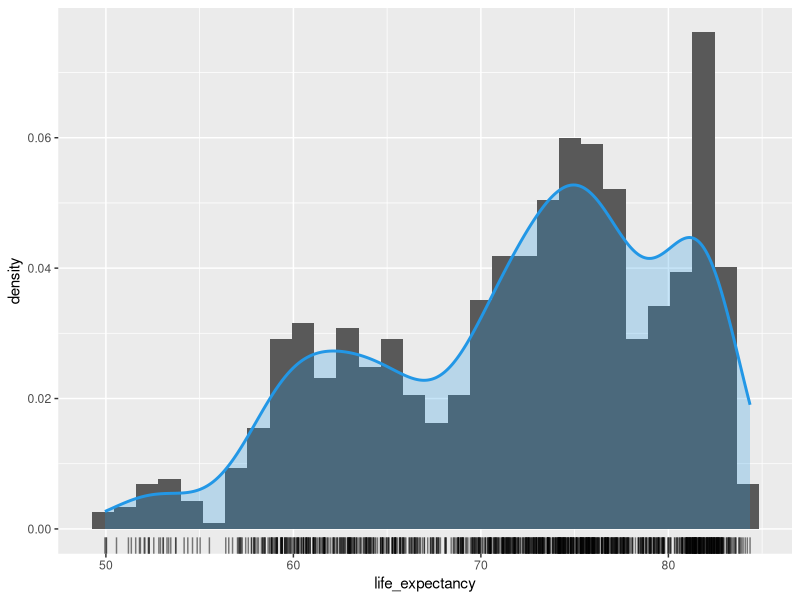
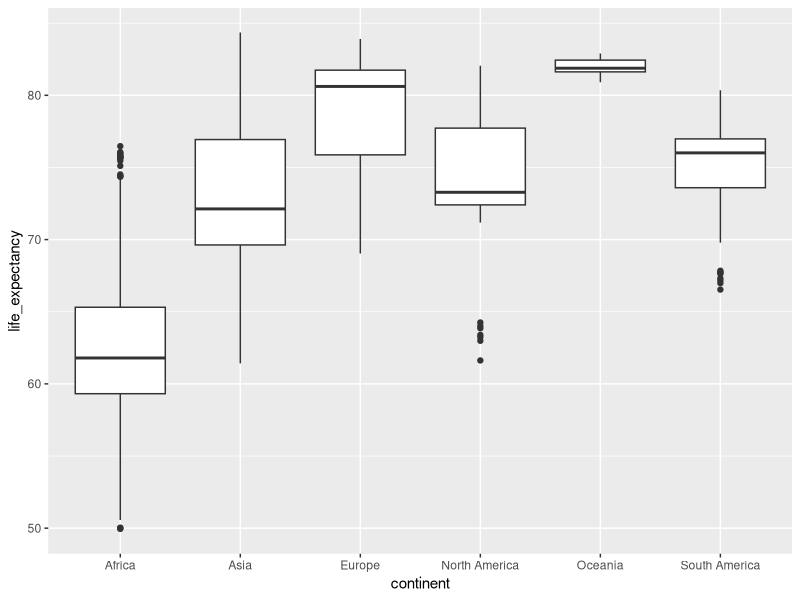
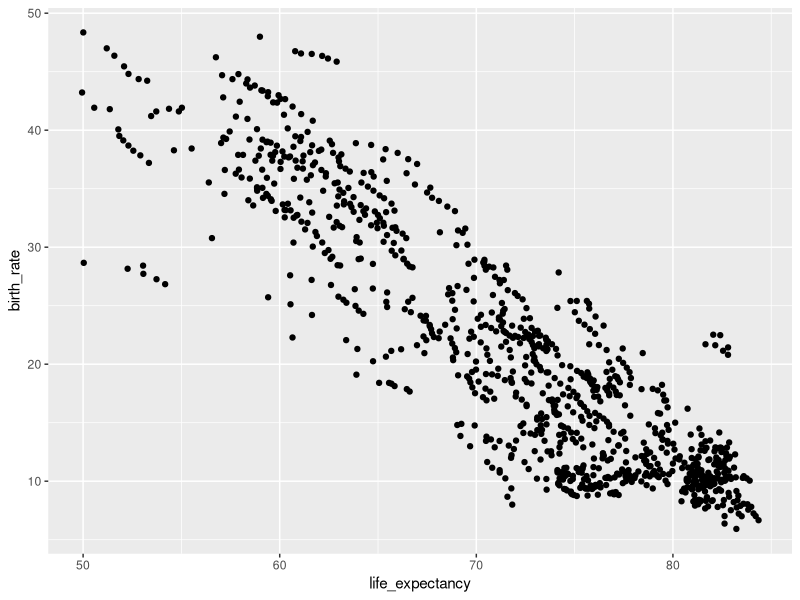
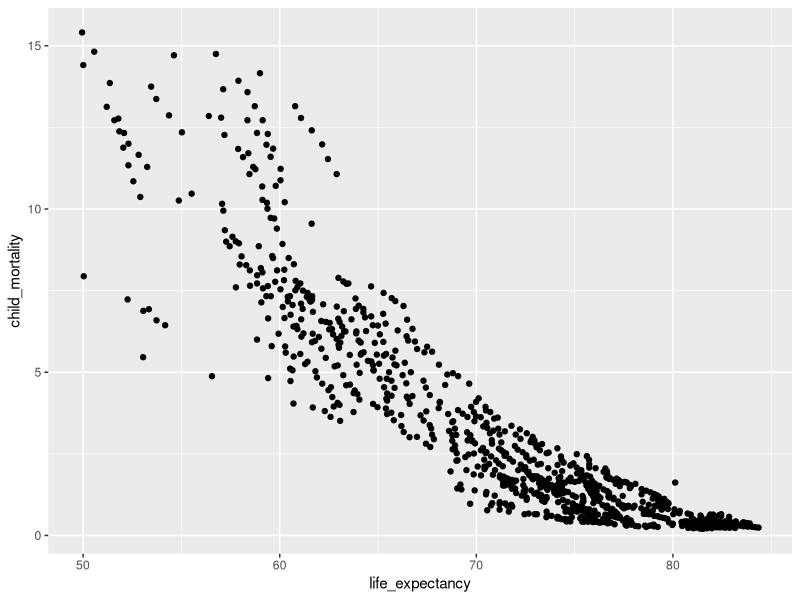
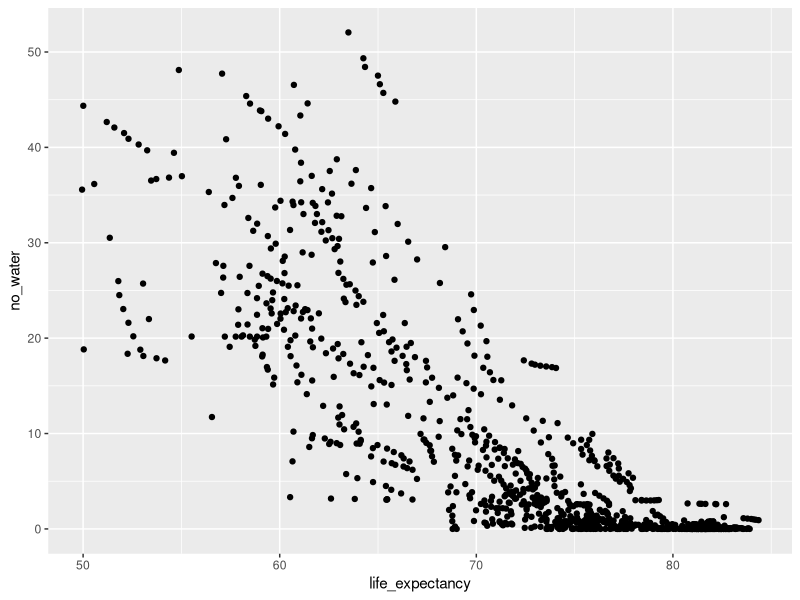
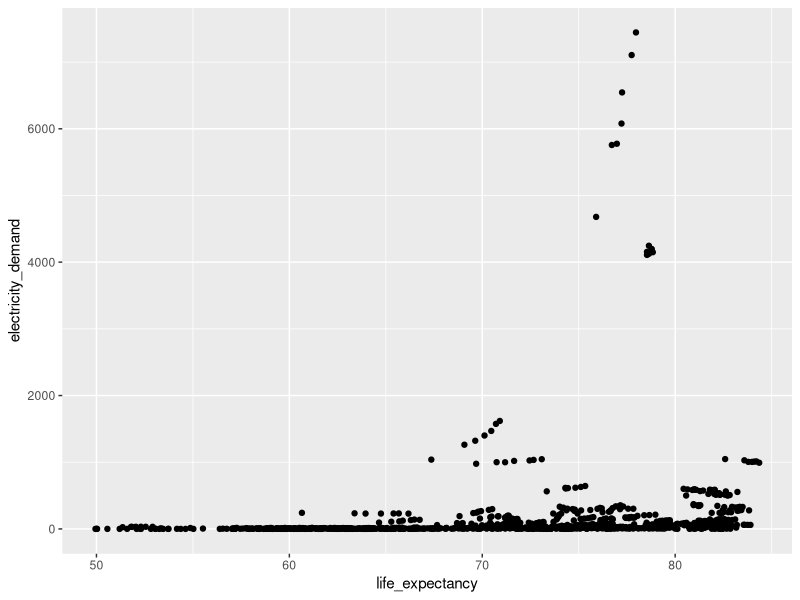
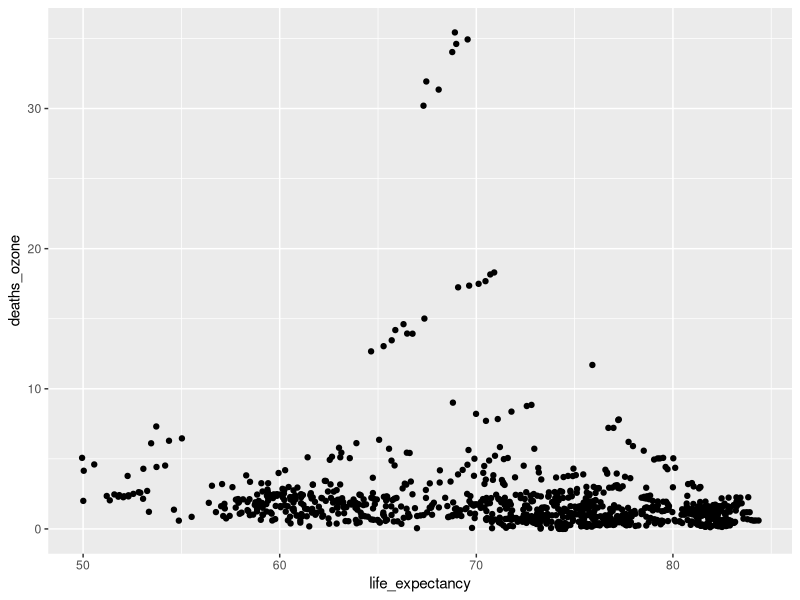

The R script that drew these images, in order:
## ---- chunk 1
library(tidyverse)
## ---- chunk 2
# Limpa area de trabalho
rm(list=ls())

# Carrega os dados em uma tabela
owid <- read_delim("data/owid.csv", delim = ",", col_names = TRUE)
## ---- chunk 3
str(owid)
## ---- chunk 4
summary(owid)

# print("Posição dos dados faltantes:")
which(is.na(owid))

## ---- chunk 5
ggplot(owid, aes(x = life_expectancy)) +
  geom_histogram(aes(y = after_stat(density))) +
  geom_density(lwd = 1, colour = 4,
               fill = 4, alpha = 0.25) +
  geom_rug(alpha = 0.5)
## ---- chunk 6
ggplot(owid, aes(y = life_expectancy, x =continent )) +
  geom_boxplot()
## ---- chunk 7
  life_expectancy <- owid$life_expectancy
  birth_rate <- owid$birth_rate
  child_mortality <- owid$child_mortality
  no_water <- owid$no_water
  electricity_demand <- owid$electricity_demand
  deaths_ozone <- owid$deaths_ozone

  cor (life_expectancy, birth_rate)
  cor (life_expectancy, child_mortality)
  cor (life_expectancy, no_water)
  cor (life_expectancy, electricity_demand)
  cor (life_expectancy, deaths_ozone)
## ---- chunk 8
ggplot(owid) +
  geom_point(aes(x= life_expectancy, y = birth_rate), na.rm = TRUE)
## ---- chunk 9
ggplot(owid) +
  geom_point(aes(x= life_expectancy, y = child_mortality), na.rm = TRUE)
## ---- chunk 10
ggplot(owid) +
  geom_point(aes(x= life_expectancy, y = no_water), na.rm = TRUE)
## ---- chunk 11
ggplot(owid) +
  geom_point(aes(x= life_expectancy, y = electricity_demand), na.rm = TRUE)
## ---- chunk 12
ggplot(owid) +
  geom_point(aes(x= life_expectancy, y = deaths_ozone), na.rm = TRUE)
